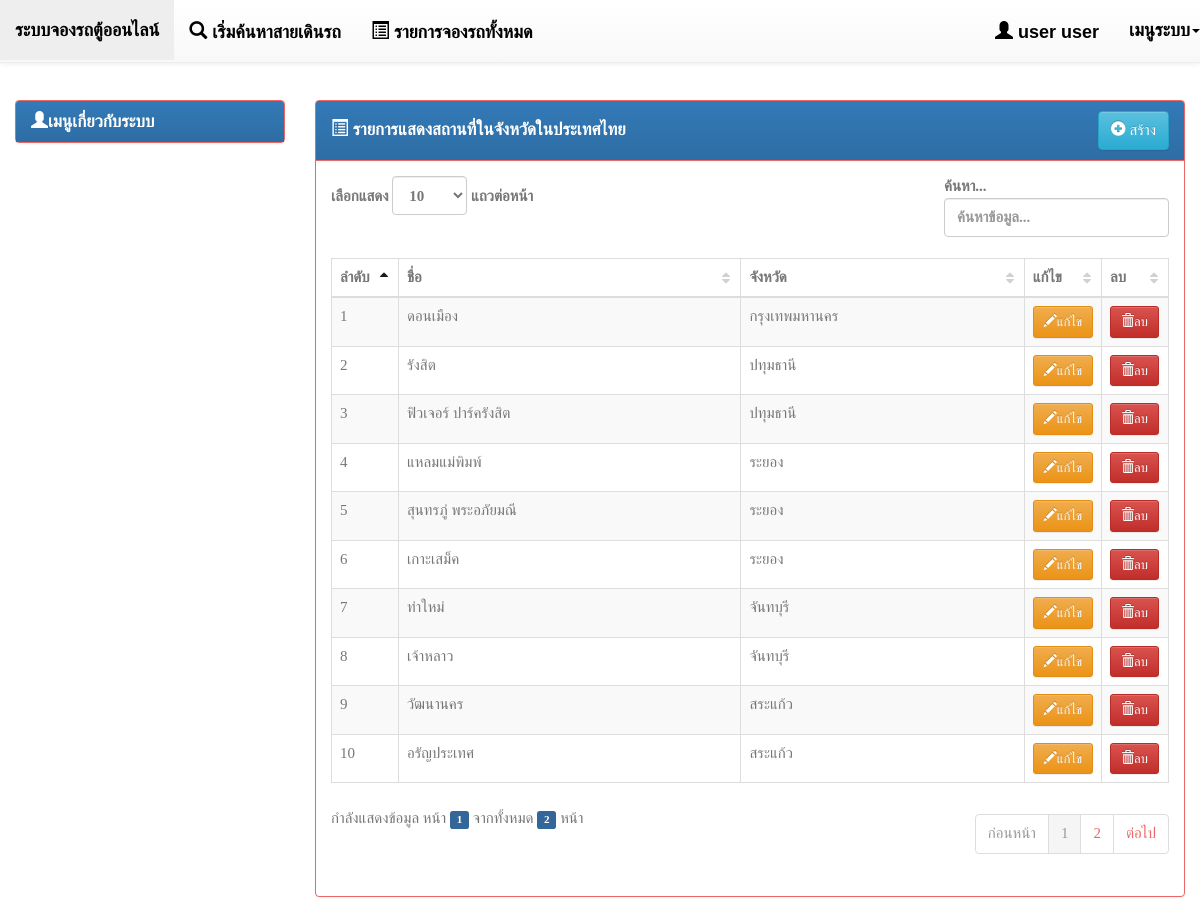
Screenshot of /backend/index.php?page=list-province_place (signed in) with the database file from the repository.
### tables this page shows
CREATE TABLE IF NOT EXISTS `province_place` (
  `pvp_id` int(11) NOT NULL,
  `pvp_name` varchar(255) NOT NULL,
  `pv_id` int(11) NOT NULL COMMENT 'รหัสจังหวัด',
  `pvp_updatedate` date NOT NULL,
  `pvp_updateby` int(11) NOT NULL
);

CREATE TABLE IF NOT EXISTS `province` (
  `pv_id` int(11) NOT NULL,
  `pv_name` varchar(150) NOT NULL,
  `pv_updatedate` date NOT NULL,
  `pv_updateby` int(5) NOT NULL
);

### mysql_con/PDOMysql.php (called while the page is built, shortened)
<?php
class PDOMysql {
    private static $DSN = "mysql:host=localhost;dbname=db_van";
    private static $USERNAME = "root";
    private static $PASSWORD = "";
    private static $OPTIONS = array(
        PDO::MYSQL_ATTR_INIT_COMMAND => 'SET NAMES utf8',
    );
    public $conn = null;
    public function open() {
        try {
            $this->conn = new PDO(self::$DSN, self::$USERNAME, self::$PASSWORD, self::$OPTIONS);
        } catch (PDOException $e) {
            print "Error!: " . $e->getMessage() . "<br/>";
            die();
        }
        return $this->conn;
    }
}

### backend/list-province_place.php (the view)
<?php include '../mysql_con/PDOMysql.php'; ?>
<div class="panel panel-primary">
    <div class="panel-heading clearfix">
        <h4 class="panel-title pull-left" style="padding-top: 7.5px;">
            <i class="glyphicon glyphicon-list-alt"></i> รายการแสดงสถานที่ในจังหวัดในประเทศไทย
        </h4>
        <div class="btn-group pull-right">
            <a href="index.php?page=form-province_place" class="btn btn-info">
                <i class="glyphicon glyphicon-plus-sign"></i> สร้าง
            </a>
        </div>
    </div>
    <div class="panel-body">
        <table class="table table-striped table-bordered dataTable dt-responsive">
            <thead>
                <tr>
                    <th>ลำดับ</th>
                    <th>ชื่อ</th>
                    <th>จังหวัด</th>
                    <th>แก้ไข</th>
                    <th>ลบ</th>
                </tr>
            </thead>
            <tbody>
                <?php
                $pdo = new PDOMysql();
                $pdo->conn = $pdo->open();
                $sql = 'SELECT * FROM province_place pvp ';
                $sql .= ' LEFT JOIN province pv ON pv.pv_id = pvp.pv_id ';
                $sql .= ' ORDER BY pvp.pv_id ASC';
                $stmt = $pdo->conn->prepare($sql);
                $stmt->execute();
                $result = $stmt->fetchAll(PDO::FETCH_OBJ);
                ?>
                <?php foreach ($result as $key => $value) { ?>
                    <tr>
                        <td style="width: 8%;"><?= ($key + 1) ?></td>
                        <td><?= $value->pvp_name ?></td>
                        <td><?= $value->pv_name ?></td>
                        <td style="width: 8%;">
                            <a href="index.php?page=form-province_place&id=<?= $value->pvp_id ?>" class="btn btn-warning btn-sm">
                                <i class="glyphicon glyphicon-pencil"></i>แก้ไข
                            </a>
                        </td>
                        <td style="width: 8%;">
                            <button type="button" class="btn btn-danger btn-sm" onclick="delete_data(<?= $value->pvp_id ?>, '../actionDb/province_place.php?action=delete')">
                                <i class="glyphicon glyphicon-trash"></i>ลบ
                            </button>
                        </td>
                    </tr>
                <?php } ?>
            </tbody>
        </table>
    </div>
</div>

### assets/datatables/dataTables.css (style rules this page uses)
.dataTables_wrapper table { margin-top:10px; }
table.table { clear: both; margin-bottom: 10px !important; max-width: none !important; }
table.table thead .sorting, table.table thead .sorting_asc, table.table thead .sorting_desc, table.table thead .sorting_asc_disabled, table.table thead .sorting_desc_disabled { cursor: pointer; *cursor: hand; }
table.table thead .sorting { background: url('images/sort_both.png') no-repeat center right; }
table.table thead .sorting_asc { background: url('images/sort_asc.png') no-repeat center right; }

### rows the page displays
province_place: pvp_name "ดอนเมือง", pv.pv_name "กรุงเทพมหานคร"
province_place: pvp_name "รังสิต", pv.pv_name "ปทุมธานี"
province_place: pvp_name "ฟิวเจอร์ ปาร์ครังสิต", pv.pv_name "ปทุมธานี"
province_place: pvp_name "แหลมแม่พิมพ์", pv.pv_name "ระยอง"
province_place: pvp_name "สุนทรภู่ พระอภัยมณี", pv.pv_name "ระยอง"
province_place: pvp_name "เกาะเสม็ค", pv.pv_name "ระยอง"
province_place: pvp_name "ท่าใหม่", pv.pv_name "จันทบุรี"
province_place: pvp_name "เจ้าหลาว", pv.pv_name "จันทบุรี"
province_place: pvp_name "วัฒนานคร", pv.pv_name "สระแก้ว"
province_place: pvp_name "อรัญประเทศ", pv.pv_name "สระแก้ว"

### other values shown
$person->fname "user"
$person->lname "user"
